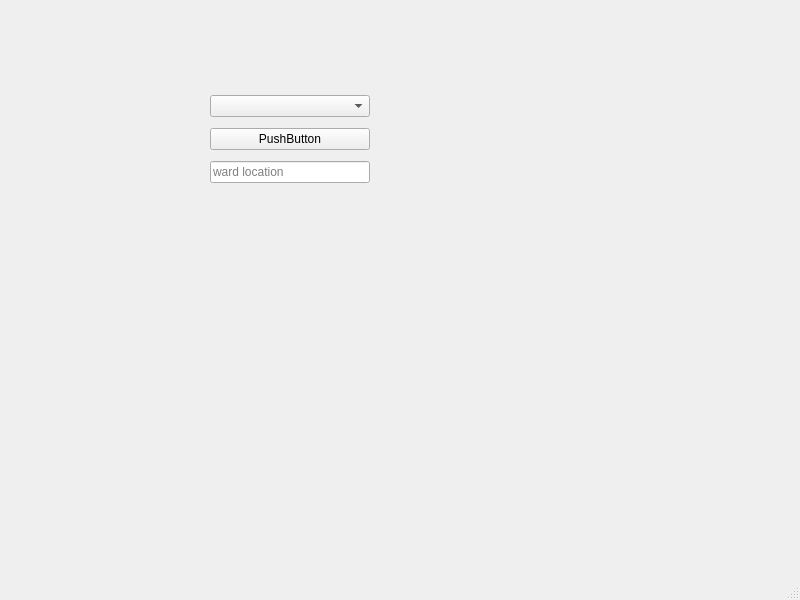
<?xml version="1.0" encoding="UTF-8"?>
<ui version="4.0">
 <class>MainWindow</class>
 <widget class="QMainWindow" name="MainWindow">
  <property name="geometry">
   <rect>
    <x>0</x>
    <y>0</y>
    <width>800</width>
    <height>600</height>
   </rect>
  </property>
  <property name="windowTitle">
   <string>MainWindow</string>
  </property>
  <widget class="QWidget" name="centralwidget">
   <widget class="QWidget" name="verticalLayoutWidget">
    <property name="geometry">
     <rect>
      <x>210</x>
      <y>90</y>
      <width>160</width>
      <height>100</height>
     </rect>
    </property>
    <layout class="QVBoxLayout" name="verticalLayout">
     <item>
      <widget class="QComboBox" name="comboBox"/>
     </item>
     <item>
      <widget class="QPushButton" name="pushButton">
       <property name="text">
        <string>PushButton</string>
       </property>
      </widget>
     </item>
     <item>
      <widget class="QLineEdit" name="lineEdit">
       <property name="text">
        <string/>
       </property>
       <property name="cursorPosition">
        <number>0</number>
       </property>
       <property name="placeholderText">
        <string>ward location</string>
       </property>
      </widget>
     </item>
    </layout>
   </widget>
  </widget>
  <widget class="QMenuBar" name="menubar">
   <property name="geometry">
    <rect>
     <x>0</x>
     <y>0</y>
     <width>800</width>
     <height>24</height>
    </rect>
   </property>
  </widget>
  <widget class="QStatusBar" name="statusbar"/>
 </widget>
 <resources/>
 <connections/>
</ui>
